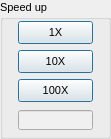
   <widget class="QGroupBox" name="groupBox_3">
    <property name="geometry">
     <rect>
      <x>230</x>
      <y>4</y>
      <width>111</width>
      <height>139</height>
     </rect>
    </property>
    <property name="font">
     <font>
      <pointsize>8</pointsize>
     </font>
    </property>
    <property name="title">
     <string>Speed up</string>
    </property>
    <widget class="QPushButton" name="speedupButton_1x">
     <property name="geometry">
      <rect>
       <x>18</x>
       <y>21</y>
       <width>75</width>
       <height>23</height>
      </rect>
     </property>
     <property name="sizePolicy">
      <sizepolicy hsizetype="Maximum" vsizetype="Fixed">
       <horstretch>0</horstretch>
       <verstretch>0</verstretch>
      </sizepolicy>
     </property>
     <property name="mouseTracking">
      <bool>true</bool>
     </property>
     <property name="toolTip">
      <string/>
     </property>
     <property name="toolTipDuration">
      <number>-1</number>
     </property>
     <property name="styleSheet">
      <string notr="true">font: 8pt &quot;Arial&quot;;</string>
     </property>
     <property name="text">
      <string>1X</string>
     </property>
     <property name="checkable">
      <bool>false</bool>
     </property>
     <property name="autoDefault">
      <bool>false</bool>
     </property>
     <property name="default">
      <bool>true</bool>
     </property>
    </widget>
    <widget class="QPushButton" name="speedupButton_10x">
     <property name="geometry">
      <rect>
       <x>18</x>
       <y>50</y>
       <width>75</width>
       <height>23</height>
      </rect>
     </property>
     <property name="sizePolicy">
      <sizepolicy hsizetype="Maximum" vsizetype="Fixed">
       <horstretch>0</horstretch>
       <verstretch>0</verstretch>
      </sizepolicy>
     </property>
     <property name="styleSheet">
      <string notr="true">font: 8pt &quot;Arial&quot;;</string>
     </property>
     <property name="text">
      <string>10X</string>
     </property>
     <property name="checkable">
      <bool>false</bool>
     </property>
     <property name="autoDefault">
      <bool>false</bool>
     </property>
     <property name="default">
      <bool>true</bool>
     </property>
    </widget>
    <widget class="QPushButton" name="speedupButton_100x">
     <property name="geometry">
      <rect>
       <x>18</x>
       <y>79</y>
       <width>75</width>
       <height>23</height>
      </rect>
     </property>
     <property name="sizePolicy">
      <sizepolicy hsizetype="Maximum" vsizetype="Fixed">
       <horstretch>0</horstretch>
       <verstretch>0</verstretch>
      </sizepolicy>
     </property>
     <property name="styleSheet">
      <string notr="true">font: 8pt &quot;Arial&quot;;</string>
     </property>
     <property name="text">
      <string>100X</string>
     </property>
     <property name="checkable">
      <bool>false</bool>
     </property>
     <property name="autoDefault">
      <bool>false</bool>
     </property>
     <property name="default">
      <bool>true</bool>
     </property>
    </widget>
    <widget class="ReadOnlyLineEdit" name="Edit_simulating_time">
     <property name="geometry">
      <rect>
       <x>18</x>
       <y>110</y>
       <width>75</width>
       <height>20</height>
      </rect>
     </property>
     <property name="cursor">
      <cursorShape>ArrowCursor</cursorShape>
     </property>
     <property name="mouseTracking">
      <bool>false</bool>
     </property>
     <property name="focusPolicy">
      <enum>Qt::NoFocus</enum>
     </property>
     <property name="acceptDrops">
      <bool>false</bool>
     </property>
     <property name="styleSheet">
      <string notr="true">font: 8pt &quot;Arial&quot;;
background-color: rgb(240, 240, 240);</string>
     </property>
     <property name="text">
      <string/>
     </property>
     <property name="alignment">
      <set>Qt::AlignRight|Qt::AlignTrailing|Qt::AlignVCenter</set>
     </property>
     <property name="readOnly">
      <bool>true</bool>
     </property>
    </widget>
   </widget>
